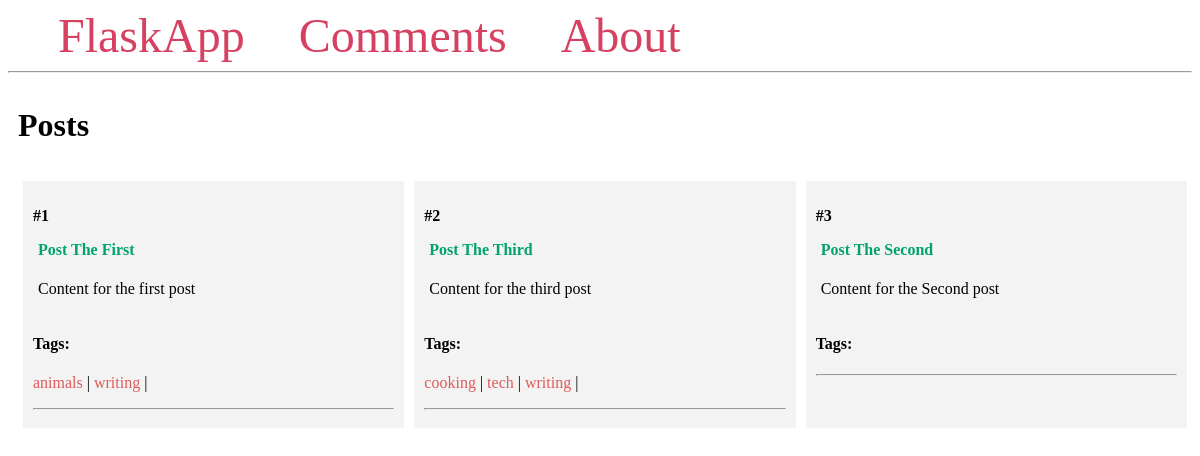
The page / on the database its author committed.
### app.py (models this page shows, shortened)
class Post(db.Model):
    id = db.Column(db.Integer, primary_key=True)
    title = db.Column(db.String(100))
    content = db.Column(db.Text)
    comments = db.relationship('Comment', backref='post')
    tags = db.relationship('Tag', secondary=post_tag, backref='posts')

class Tag(db.Model):
    id = db.Column(db.Integer, primary_key=True)
    name = db.Column(db.String(50))

### app.py (the view)
@app.route('/')
def index():
    posts = Post.query.all()
    return render_template('index.html', posts=posts)

### templates/index.html
{% from 'macros.html' import display_tags %}
{% extends 'base.html' %}
{% block content %}
    <span class="title"><h1>{% block title %} Posts {% endblock %}</h1></span>
    <div class="content">
        {% for post in posts %}
            <div class="post">
                <p><b>#{{ post.id }}</b></p>
                <b>
                    <p class="title">
                        <a href="{{ url_for('post', post_id=post.id) }}">
                            {{ post.title }}
                        </a>
                    </p>
                </b>
                <div class="content">
                    <p>{{ post.content }}</p>
                </div>
                {{ display_tags(post) }}
                <hr>
            </div>
        {% endfor %}
    </div>
{% endblock %}

### templates/macros.html
{% macro display_tags(post) %}
    <div class="tags">
        <p>
            <h4>Tags:</h4>
            {% for tag in post.tags %}
                <a href="{{ url_for('tag', tag_name=tag.name) }}" style="text-decoration: none; color: #dd5b5b">
                    {{ tag.name }}
                </a>
                |
            {% endfor %}
        </p>
    </div>
{% endmacro %}

### templates/base.html (shortened to what this page needs)
<!DOCTYPE html>
<html lang="en">
<head>
</head>
<body>
    <nav>
        <a href="{{ url_for('index') }}">FlaskApp</a>
        <a href="{{ url_for('comments') }}">Comments</a>
        <a href="#">About</a>
    </nav>
    <hr>
    <div class="content">
        {% block content %} {% endblock %}
    </div>
</body>
</html>

### templates/base.html (style rules this page uses)
.title { margin: 5px; }
.content { margin: 5px; width: 100%; display: flex; flex-direction: row; flex-wrap: wrap; }
.post { flex: 20%; padding: 10px; margin: 5px; background-color: #f3f3f3; inline-size: 100%; }
.title a { color: #00a36f; text-decoration: none; }
nav a { color: #d64161; font-size: 3em; margin-left: 50px; text-decoration: none; }

### rows shown on the page
Post: id "1", title "Post The First", content "Content for the first post"
Tag: name "animals"
Tag: name "writing"
Post: id "2", title "Post The Third", content "Content for the third post"
Tag: name "cooking"
Tag: name "tech"
Post: id "3", title "Post The Second", content "Content for the Second post"
